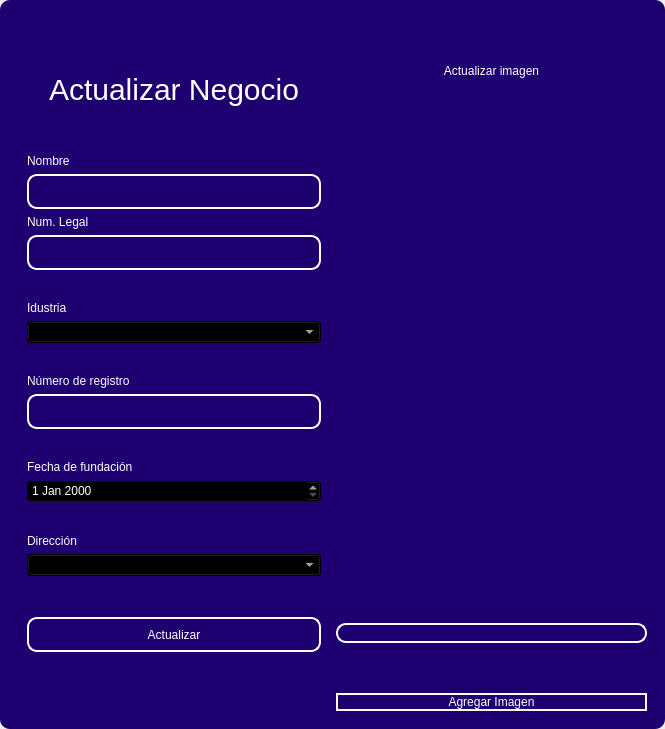
<?xml version="1.0" encoding="UTF-8"?>
<ui version="4.0">
 <class>MainWindow</class>
 <widget class="QMainWindow" name="MainWindow">
  <property name="geometry">
   <rect>
    <x>0</x>
    <y>0</y>
    <width>665</width>
    <height>729</height>
   </rect>
  </property>
  <property name="windowTitle">
   <string>MainWindow</string>
  </property>
  <property name="styleSheet">
   <string notr="true"/>
  </property>
  <widget class="QWidget" name="centralwidget">
   <property name="styleSheet">
    <string notr="true"/>
   </property>
   <layout class="QVBoxLayout" name="verticalLayout">
    <property name="spacing">
     <number>0</number>
    </property>
    <property name="leftMargin">
     <number>0</number>
    </property>
    <property name="topMargin">
     <number>0</number>
    </property>
    <property name="rightMargin">
     <number>0</number>
    </property>
    <property name="bottomMargin">
     <number>0</number>
    </property>
    <item>
     <widget class="QFrame" name="frame">
      <property name="enabled">
       <bool>true</bool>
      </property>
      <property name="styleSheet">
       <string notr="true">QFrame {
	border-radius:10px;
	background-color:#1E0070;
 }
</string>
      </property>
      <property name="frameShape">
       <enum>QFrame::StyledPanel</enum>
      </property>
      <property name="frameShadow">
       <enum>QFrame::Raised</enum>
      </property>
      <layout class="QVBoxLayout" name="verticalLayout_2">
       <item>
        <widget class="QFrame" name="frame_superior">
         <property name="minimumSize">
          <size>
           <width>0</width>
           <height>40</height>
          </size>
         </property>
         <property name="maximumSize">
          <size>
           <width>16777215</width>
           <height>40</height>
          </size>
         </property>
         <property name="styleSheet">
          <string notr="true">QPushButton{
border-radius:18px;
}

QPushButton:hover{
	background-color: rgb(0, 0, 0);
}
</string>
         </property>
         <property name="frameShape">
          <enum>QFrame::StyledPanel</enum>
         </property>
         <property name="frameShadow">
          <enum>QFrame::Raised</enum>
         </property>
         <layout class="QHBoxLayout" name="horizontalLayout_3">
          <property name="spacing">
           <number>4</number>
          </property>
          <property name="leftMargin">
           <number>0</number>
          </property>
          <property name="topMargin">
           <number>0</number>
          </property>
          <property name="rightMargin">
           <number>0</number>
          </property>
          <property name="bottomMargin">
           <number>0</number>
          </property>
          <item>
           <widget class="QPushButton" name="btn_icon">
            <property name="text">
             <string/>
            </property>
            <property name="iconSize">
             <size>
              <width>40</width>
              <height>40</height>
             </size>
            </property>
           </widget>
          </item>
          <item>
           <spacer name="horizontalSpacer_2">
            <property name="orientation">
             <enum>Qt::Horizontal</enum>
            </property>
            <property name="sizeHint" stdset="0">
             <size>
              <width>443</width>
              <height>20</height>
             </size>
            </property>
           </spacer>
          </item>
          <item>
           <widget class="QPushButton" name="bt_minimizar">
            <property name="minimumSize">
             <size>
              <width>38</width>
              <height>38</height>
             </size>
            </property>
            <property name="maximumSize">
             <size>
              <width>38</width>
              <height>38</height>
             </size>
            </property>
            <property name="cursor">
             <cursorShape>PointingHandCursor</cursorShape>
            </property>
            <property name="text">
             <string/>
            </property>
            <property name="icon">
             <iconset>
              <normaloff>image/minus.svg</normaloff>image/minus.svg</iconset>
            </property>
            <property name="iconSize">
             <size>
              <width>38</width>
              <height>38</height>
             </size>
            </property>
           </widget>
          </item>
          <item>
           <widget class="QPushButton" name="bt_maximizar">
            <property name="minimumSize">
             <size>
              <width>38</width>
              <height>38</height>
             </size>
            </property>
            <property name="maximumSize">
             <size>
              <width>38</width>
              <height>38</height>
             </size>
            </property>
            <property name="cursor">
             <cursorShape>PointingHandCursor</cursorShape>
            </property>
            <property name="text">
             <string/>
            </property>
            <property name="icon">
             <iconset>
              <normaloff>image/chevron-up.svg</normaloff>image/chevron-up.svg</iconset>
            </property>
            <property name="iconSize">
             <size>
              <width>38</width>
              <height>38</height>
             </size>
            </property>
           </widget>
          </item>
          <item>
           <widget class="QPushButton" name="bt_restaurar">
            <property name="minimumSize">
             <size>
              <width>38</width>
              <height>38</height>
             </size>
            </property>
            <property name="maximumSize">
             <size>
              <width>38</width>
              <height>38</height>
             </size>
            </property>
            <property name="cursor">
             <cursorShape>PointingHandCursor</cursorShape>
            </property>
            <property name="text">
             <string/>
            </property>
            <property name="icon">
             <iconset>
              <normaloff>image/chevron-down.svg</normaloff>image/chevron-down.svg</iconset>
            </property>
            <property name="iconSize">
             <size>
              <width>38</width>
              <height>38</height>
             </size>
            </property>
           </widget>
          </item>
          <item>
           <widget class="QPushButton" name="bt_cerrar">
            <property name="minimumSize">
             <size>
              <width>38</width>
              <height>38</height>
             </size>
            </property>
            <property name="maximumSize">
             <size>
              <width>38</width>
              <height>38</height>
             </size>
            </property>
            <property name="cursor">
             <cursorShape>PointingHandCursor</cursorShape>
            </property>
            <property name="text">
             <string/>
            </property>
            <property name="icon">
             <iconset>
              <normaloff>image/x.svg</normaloff>image/x.svg</iconset>
            </property>
            <property name="iconSize">
             <size>
              <width>38</width>
              <height>38</height>
             </size>
            </property>
           </widget>
          </item>
         </layout>
        </widget>
       </item>
       <item>
        <widget class="QFrame" name="frame_3">
         <property name="styleSheet">
          <string notr="true">QLabel {
	color: rgb(255, 255, 254);
	font: 12pt &quot;Arial&quot;;
	background-color: rgba(0, 0, 0,0);
}

QTextEdit{
background-color: rgba(0, 0, 0,0);
border-radius:10px; 
font: 12pt &quot;Arial&quot;;
color: rgb(255, 255, 254);
border: 2px solid  rgb(255, 255, 255);

}

QTextEdit:hover{
background-color: rgba(0, 0, 0,0);
border-radius:10px; 
font: 12pt &quot;Arial&quot;;
border: 2px solid  rgb(120, 0, 171);
}

QTextEdit:focus{
background-color: rgb(0, 0, 0);
border-radius:10px; 
font: 12pt &quot;Arial&quot;;
border: 2px solid rgb(120, 0, 171);
}

QLineEdit{
background-color: rgba(0, 0, 0,0);
border-radius:10px; 
font: 12pt &quot;Arial&quot;;
color: rgb(255, 255, 254);
border: 2px solid  rgb(255, 255, 255);

}

QLineEdit:hover{
background-color: rgba(0, 0, 0,0);
border-radius:10px; 
font: 12pt &quot;Arial&quot;;
border: 2px solid  rgb(120, 0, 171);
}

QLineEdit:focus{
background-color: rgb(0, 0, 0);
border-radius:10px; 
font: 12pt &quot;Arial&quot;;
border: 2px solid rgb(120, 0, 171);
}

QCheckBox{
	font: 12pt &quot;Arial&quot;;
	color: rgb(255, 255, 255);
}

QCheckBox::indicator {
    width: 18px;
    height:18px;
}

QCheckBox::indicator:unchecked {
   background-image: url(image/square.svg);
}

QCheckBox::indicator:checked {
   background-image: url(image/check-square.svg);
}

QPushButton{
border-radius:10px; 
font: 12pt &quot;Arial&quot;;
color: rgb(255, 255, 254);
border: 2px solid #ffffff;
}

QPushButton:hover{
border-radius:10px; 
font: 12pt &quot;Arial&quot;;
color: rgb(255, 255, 255);
border: 2px solid rgb(120, 0, 171);
	background-color: rgb(120, 0, 171);
}
</string>
         </property>
         <property name="frameShape">
          <enum>QFrame::StyledPanel</enum>
         </property>
         <property name="frameShadow">
          <enum>QFrame::Raised</enum>
         </property>
         <layout class="QHBoxLayout" name="horizontalLayout_4">
          <item>
           <layout class="QVBoxLayout" name="verticalLayout_4">
            <item>
             <widget class="QLabel" name="label_3">
              <property name="minimumSize">
               <size>
                <width>100</width>
                <height>50</height>
               </size>
              </property>
              <property name="styleSheet">
               <string notr="true">font-size: 30px;
color: rgb(255, 255, 255);</string>
              </property>
              <property name="text">
               <string>Actualizar Negocio</string>
              </property>
              <property name="alignment">
               <set>Qt::AlignCenter</set>
              </property>
             </widget>
            </item>
            <item>
             <widget class="QFrame" name="frame_4">
              <property name="maximumSize">
               <size>
                <width>400</width>
                <height>600</height>
               </size>
              </property>
              <property name="styleSheet">
               <string notr="true">QLabel {
	color: rgb(255, 255, 254);
	font: 12pt &quot;Arial&quot;;
	background-color: rgba(0, 0, 0,0);
}

QTextEdit{
background-color: rgba(0, 0, 0,0);
border-radius:10px; 
font: 12pt &quot;Arial&quot;;
color: rgb(255, 255, 254);
border: 2px solid  rgb(255, 255, 255);

}

QTextEdit:hover{
background-color: rgba(0, 0, 0,0);
border-radius:10px; 
font: 12pt &quot;Arial&quot;;
border: 2px solid  rgb(120, 0, 171);
}

QTextEdit:focus{
background-color: rgb(0, 0, 0);
border-radius:10px; 
font: 12pt &quot;Arial&quot;;
border: 2px solid rgb(120, 0, 171);
}

QLineEdit{
background-color: rgba(0, 0, 0,0);
border-radius:10px; 
font: 12pt &quot;Arial&quot;;
color: rgb(255, 255, 254);
border: 2px solid  rgb(255, 255, 255);

}

QLineEdit:hover{
background-color: rgba(0, 0, 0,0);
border-radius:10px; 
font: 12pt &quot;Arial&quot;;
border: 2px solid  rgb(120, 0, 171);
}

QLineEdit:focus{
background-color: rgb(0, 0, 0);
border-radius:10px; 
font: 12pt &quot;Arial&quot;;
border: 2px solid rgb(120, 0, 171);
}

QCheckBox{
	font: 12pt &quot;Arial&quot;;
	color: rgb(255, 255, 255);
}

QCheckBox::indicator {
    width: 18px;
    height:18px;
}

QCheckBox::indicator:unchecked {
   background-image: url(image/square.svg);
}

QCheckBox::indicator:checked {
   background-image: url(image/check-square.svg);
}

QPushButton{
border-radius:10px; 
font: 12pt &quot;Arial&quot;;
color: rgb(255, 255, 254);
border: 2px solid #ffffff;
}

QPushButton:hover{
border-radius:10px; 
font: 12pt &quot;Arial&quot;;
color: rgb(255, 255, 255);
border: 2px solid rgb(120, 0, 171);
	background-color: rgb(120, 0, 171);
}
</string>
              </property>
              <property name="frameShape">
               <enum>QFrame::StyledPanel</enum>
              </property>
              <property name="frameShadow">
               <enum>QFrame::Raised</enum>
              </property>
              <layout class="QVBoxLayout" name="verticalLayout_3">
               <item>
                <spacer name="verticalSpacer_3">
                 <property name="orientation">
                  <enum>Qt::Vertical</enum>
                 </property>
                 <property name="sizeHint" stdset="0">
                  <size>
                   <width>20</width>
                   <height>40</height>
                  </size>
                 </property>
                </spacer>
               </item>
               <item>
                <widget class="QLabel" name="label_4">
                 <property name="text">
                  <string>Nombre</string>
                 </property>
                </widget>
               </item>
               <item>
                <widget class="QLineEdit" name="nametxt">
                 <property name="minimumSize">
                  <size>
                   <width>0</width>
                   <height>35</height>
                  </size>
                 </property>
                 <property name="text">
                  <string/>
                 </property>
                </widget>
               </item>
               <item>
                <widget class="QLabel" name="label_7">
                 <property name="text">
                  <string>Num. Legal</string>
                 </property>
                </widget>
               </item>
               <item>
                <widget class="QLineEdit" name="numlegaltxt">
                 <property name="minimumSize">
                  <size>
                   <width>0</width>
                   <height>35</height>
                  </size>
                 </property>
                </widget>
               </item>
               <item>
                <spacer name="verticalSpacer_4">
                 <property name="orientation">
                  <enum>Qt::Vertical</enum>
                 </property>
                 <property name="sizeHint" stdset="0">
                  <size>
                   <width>20</width>
                   <height>40</height>
                  </size>
                 </property>
                </spacer>
               </item>
               <item>
                <widget class="QLabel" name="label_5">
                 <property name="text">
                  <string>Idustria</string>
                 </property>
                </widget>
               </item>
               <item>
                <widget class="QComboBox" name="industry_combobox">
                 <property name="styleSheet">
                  <string notr="true">background-color: rgb(0, 0, 0);
color: rgb(255, 255, 255);</string>
                 </property>
                </widget>
               </item>
               <item>
                <spacer name="verticalSpacer_5">
                 <property name="orientation">
                  <enum>Qt::Vertical</enum>
                 </property>
                 <property name="sizeHint" stdset="0">
                  <size>
                   <width>20</width>
                   <height>40</height>
                  </size>
                 </property>
                </spacer>
               </item>
               <item>
                <widget class="QLabel" name="label">
                 <property name="text">
                  <string>Número de registro</string>
                 </property>
                </widget>
               </item>
               <item>
                <widget class="QLineEdit" name="numregistertxt">
                 <property name="minimumSize">
                  <size>
                   <width>0</width>
                   <height>35</height>
                  </size>
                 </property>
                </widget>
               </item>
               <item>
                <spacer name="verticalSpacer">
                 <property name="orientation">
                  <enum>Qt::Vertical</enum>
                 </property>
                 <property name="sizeHint" stdset="0">
                  <size>
                   <width>20</width>
                   <height>40</height>
                  </size>
                 </property>
                </spacer>
               </item>
               <item>
                <widget class="QLabel" name="label_2">
                 <property name="text">
                  <string>Fecha de fundación</string>
                 </property>
                </widget>
               </item>
               <item>
                <widget class="QDateEdit" name="datefoundingtxt">
                 <property name="styleSheet">
                  <string notr="true">background-color: rgb(0, 0, 0);
color: rgb(255, 255, 255);</string>
                 </property>
                </widget>
               </item>
               <item>
                <spacer name="verticalSpacer_10">
                 <property name="orientation">
                  <enum>Qt::Vertical</enum>
                 </property>
                 <property name="sizeHint" stdset="0">
                  <size>
                   <width>20</width>
                   <height>40</height>
                  </size>
                 </property>
                </spacer>
               </item>
               <item>
                <widget class="QLabel" name="label_6">
                 <property name="text">
                  <string>Dirección</string>
                 </property>
                </widget>
               </item>
               <item>
                <widget class="QComboBox" name="address_combobox">
                 <property name="styleSheet">
                  <string notr="true">background-color: rgb(0, 0, 0);
color: rgb(255, 255, 255);</string>
                 </property>
                </widget>
               </item>
               <item>
                <spacer name="verticalSpacer_9">
                 <property name="orientation">
                  <enum>Qt::Vertical</enum>
                 </property>
                 <property name="sizeHint" stdset="0">
                  <size>
                   <width>20</width>
                   <height>50</height>
                  </size>
                 </property>
                </spacer>
               </item>
               <item>
                <widget class="QPushButton" name="btn_update">
                 <property name="minimumSize">
                  <size>
                   <width>0</width>
                   <height>35</height>
                  </size>
                 </property>
                 <property name="cursor">
                  <cursorShape>PointingHandCursor</cursorShape>
                 </property>
                 <property name="text">
                  <string>Actualizar</string>
                 </property>
                </widget>
               </item>
               <item>
                <spacer name="verticalSpacer_7">
                 <property name="orientation">
                  <enum>Qt::Vertical</enum>
                 </property>
                 <property name="sizeHint" stdset="0">
                  <size>
                   <width>20</width>
                   <height>40</height>
                  </size>
                 </property>
                </spacer>
               </item>
               <item>
                <spacer name="verticalSpacer_8">
                 <property name="orientation">
                  <enum>Qt::Vertical</enum>
                 </property>
                 <property name="sizeHint" stdset="0">
                  <size>
                   <width>20</width>
                   <height>40</height>
                  </size>
                 </property>
                </spacer>
               </item>
              </layout>
             </widget>
            </item>
           </layout>
          </item>
          <item>
           <layout class="QVBoxLayout" name="verticalLayout_5">
            <property name="spacing">
             <number>50</number>
            </property>
            <property name="leftMargin">
             <number>0</number>
            </property>
            <property name="topMargin">
             <number>0</number>
            </property>
            <property name="rightMargin">
             <number>0</number>
            </property>
            <property name="bottomMargin">
             <number>0</number>
            </property>
            <item>
             <widget class="QLabel" name="label_9">
              <property name="layoutDirection">
               <enum>Qt::LeftToRight</enum>
              </property>
              <property name="styleSheet">
               <string notr="true">color: rgb(255, 255, 255);
font: 30pt &quot;MS Shell Dlg 2&quot;;</string>
              </property>
              <property name="text">
               <string>Actualizar imagen</string>
              </property>
              <property name="alignment">
               <set>Qt::AlignCenter</set>
              </property>
             </widget>
            </item>
            <item>
             <layout class="QHBoxLayout" name="horizontalLayout">
              <item>
               <spacer name="horizontalSpacer_3">
                <property name="orientation">
                 <enum>Qt::Vertical</enum>
                </property>
                <property name="sizeHint" stdset="0">
                 <size>
                  <width>20</width>
                  <height>40</height>
                 </size>
                </property>
               </spacer>
              </item>
              <item>
               <widget class="QLabel" name="image_label">
                <property name="minimumSize">
                 <size>
                  <width>55</width>
                  <height>0</height>
                 </size>
                </property>
                <property name="text">
                 <string/>
                </property>
               </widget>
              </item>
              <item>
               <spacer name="horizontalSpacer">
                <property name="orientation">
                 <enum>Qt::Vertical</enum>
                </property>
                <property name="sizeHint" stdset="0">
                 <size>
                  <width>20</width>
                  <height>40</height>
                 </size>
                </property>
               </spacer>
              </item>
             </layout>
            </item>
            <item>
             <widget class="QLineEdit" name="imagetxt">
              <property name="enabled">
               <bool>false</bool>
              </property>
             </widget>
            </item>
            <item>
             <widget class="QPushButton" name="btn_add_image">
              <property name="cursor">
               <cursorShape>PointingHandCursor</cursorShape>
              </property>
              <property name="text">
               <string>Agregar Imagen</string>
              </property>
             </widget>
            </item>
           </layout>
          </item>
         </layout>
        </widget>
       </item>
      </layout>
     </widget>
    </item>
   </layout>
  </widget>
 </widget>
 <resources/>
 <connections/>
</ui>
